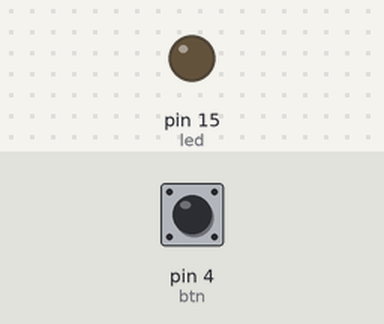
This sketch was run on a simulated Arduino Uno, built for the host (arithmetic inside an expression is 32-bit, double 64-bit). Shown: output pins drawn as LEDs (lit = HIGH). Inputs (shaded band) come from the test bench; at power-on: pin 4 (btn) LOW.

Above: at 1.2 s.
1.3 s: pin 4 (btn) pulled HIGH for 0.15 s
At 1.37 s:
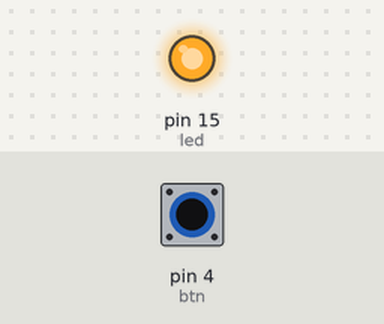
2.9 s: pin 4 (btn) pulled HIGH for 3.2 s
At 6.8 s:
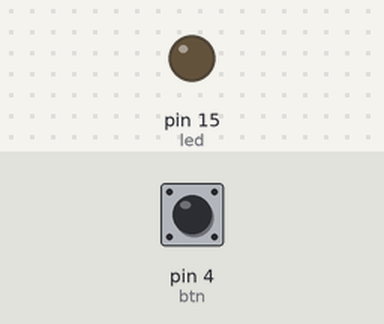
Timing chart, 0 to 8.3 s (numbered marks = the images above; inputs shaded):
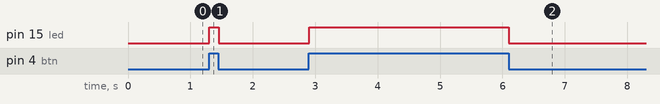

The sketch:

aula07-parte1.ino
```cpp
#define led 15
#define btn 4

bool  lerbot;

void setup() {
  Serial.begin(115200);
  pinMode(led,OUTPUT);
  pinMode(btn,INPUT_PULLDOWN);
  digitalWrite(led,LOW);
}

void loop() {
  lerbot=digitalRead(btn);
  if(lerbot){
    digitalWrite(led,HIGH);
  }
  else{
    digitalWrite(led,LOW);
  }
}
```

Measured:
- after the input at 1.3 s, pin 15 (led): LOW → HIGH at once, → LOW 0.15 s later
- after the input at 2.9 s, pin 15 (led): LOW → HIGH at once, → LOW 3.2 s later
